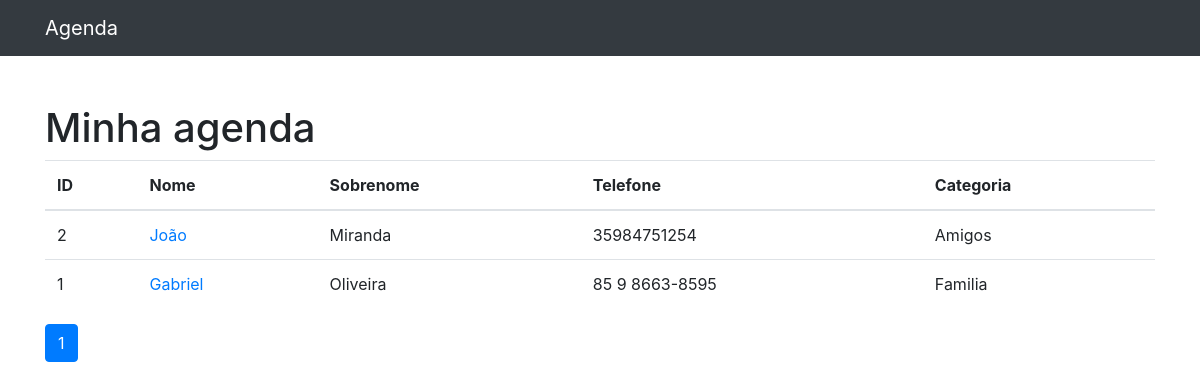
/, run on an earlier commit of the app's database.
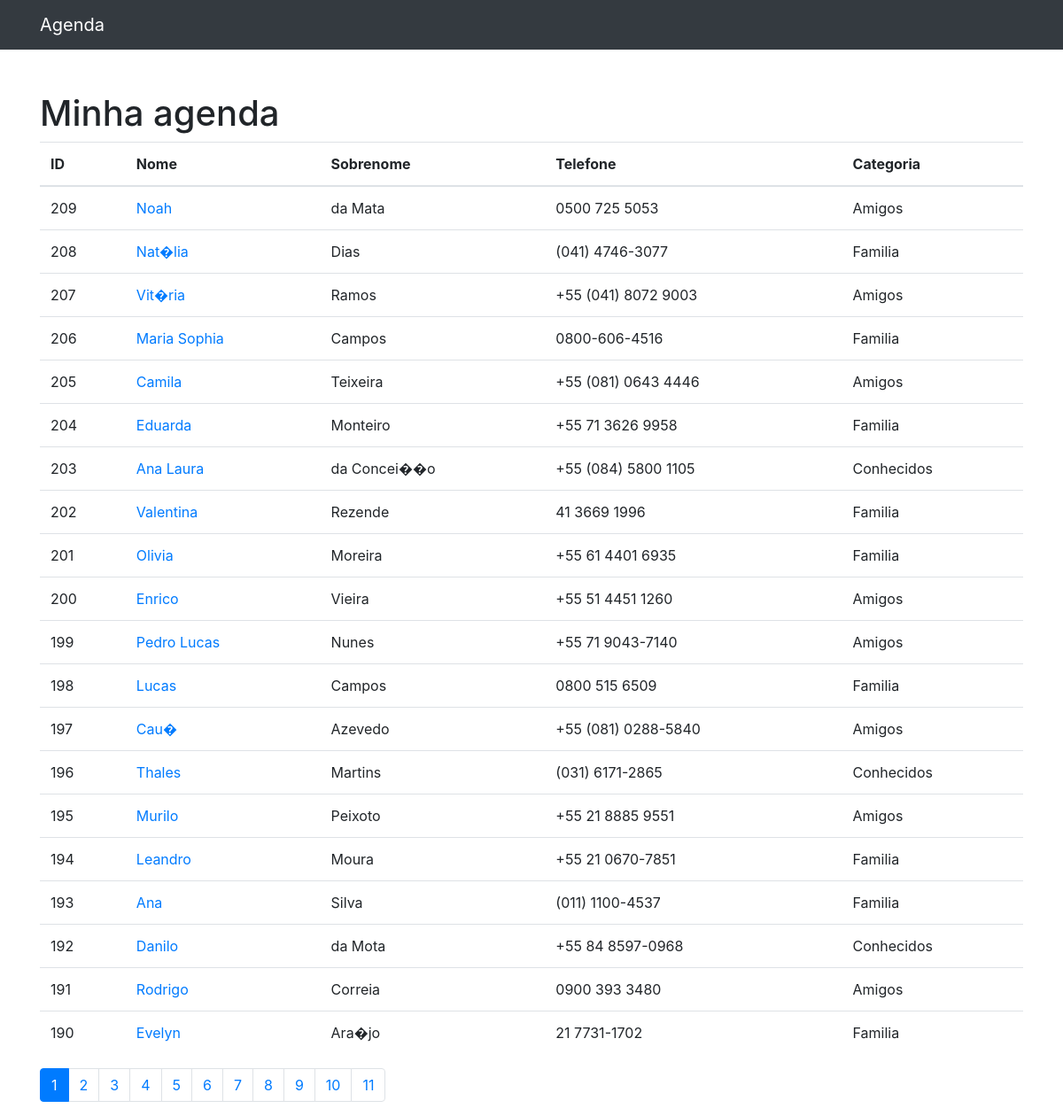
And on a later commit of the database.
### contatos/models.py (models this page shows, shortened)
class Contato(models.Model):
    nome = models.CharField(max_length=255)
    sobrenome = models.CharField(max_length=255, blank=True)
    telefone = models.CharField(max_length=255)
    email = models.CharField(max_length=255, blank=True)
    data_criacao = models.DateTimeField(default=timezone.now)
    descricao = models.TextField(blank=True)
    categoria = models.ForeignKey(Categoria, on_delete=models.DO_NOTHING)
    mostrar = models.BooleanField(default=True)

class Categoria(models.Model):
    nome = models.CharField(max_length=255)
    def __str__(self) -> str:
        return self.nome

### contatos/views.py (the view)
# urls.py: path('', views.index, name='index'),
def index(request):
    contatos = Contato.objects.order_by('-id').filter(
        mostrar=True
    )
    paginator = Paginator(contatos, 20)
    page = request.GET.get('p')
    contatos = paginator.get_page(page)
    return render(request, 'contatos/index.html', {
        'contatos': contatos
    })

### contatos/templates/contatos/index.html
{% extends 'base.html' %}
{% block 'conteudo' %}
<h1 class="mt-5">Minha agenda</h1>
<table class="table">
  <thead>
    <tr>
      <th>ID</th>
      <th>Nome</th>
      <th>Sobrenome</th>
      <th>Telefone</th>
      <th>Categoria</th>
    </tr>
  </thead>
  <tbody>
    {% for contato in contatos %}
      <tr>
        <td>
          {{ contato.id }}
        </td>
        <td>
          <a href="{% url 'ver_contato' contato.id %}">{{contato.nome}}</a>
        </td>
        <td>{{contato.sobrenome}}</td>
        <td>{{contato.telefone}}</td>
        <td>{{contato.categoria}}</td>
      </tr>
    {% endfor %}
  </tbody>
</table>
<nav aria-label="Page navigation example">
  <ul class="pagination">
    {% for pagina in contatos.paginator.page_range %}
      {% if contatos.number == pagina %}
    <li class="page-item active"><a class="page-link" href="?p={{ pagina }}">{{ pagina }}</a></li
      >
    {% else %}
    <li class="page-item"><a class="page-link" href="?p={{ pagina }}">{{ pagina }}</a></li>
    {% endif %}
    {% endfor %}
  </ul>
</nav>
{% endblock 'conteudo' %}

What changed in the data, as far as the page shows it:
no longer on this page (row unchanged): Contato: id "2", nome "João", sobrenome "Miranda", telefone "35984751254", categoria "Amigos"
no longer on this page (row unchanged): Contato: id "1", nome "Gabriel", sobrenome "Oliveira", telefone "85 9 8663-8595", categoria "Familia"
added Contato: id "209", nome "Noah", sobrenome "da Mata", telefone "0500 725 5053", categoria "Amigos"
added Contato: id "208", nome "Nat�lia", sobrenome "Dias", telefone "(041) 4746-3077", categoria "Familia"
added Contato: id "207", nome "Vit�ria", sobrenome "Ramos", telefone "+55 (041) 8072 9003", categoria "Amigos"
added Contato: id "206", nome "Maria Sophia", sobrenome "Campos", telefone "0800-606-4516", categoria "Familia"
added Contato: id "205", nome "Camila", sobrenome "Teixeira", telefone "+55 (081) 0643 4446", categoria "Amigos"
added Contato: id "204", nome "Eduarda", sobrenome "Monteiro", telefone "+55 71 3626 9958", categoria "Familia"
added Contato: id "203", nome "Ana Laura", sobrenome "da Concei��o", telefone "+55 (084) 5800 1105", categoria "Conhecidos"
added Contato: id "202", nome "Valentina", sobrenome "Rezende", telefone "41 3669 1996", categoria "Familia"
added Contato: id "201", nome "Olivia", sobrenome "Moreira", telefone "+55 61 4401 6935", categoria "Familia"
added Contato: id "200", nome "Enrico", sobrenome "Vieira", telefone "+55 51 4451 1260", categoria "Amigos"
added Contato: id "199", nome "Pedro Lucas", sobrenome "Nunes", telefone "+55 71 9043-7140", categoria "Amigos"
added Contato: id "198", nome "Lucas", sobrenome "Campos", telefone "0800 515 6509", categoria "Familia"
added Contato: id "197", nome "Cau�", sobrenome "Azevedo", telefone "+55 (081) 0288-5840", categoria "Amigos"
added Contato: id "196", nome "Thales", sobrenome "Martins", telefone "(031) 6171-2865", categoria "Conhecidos"
added Contato: id "195", nome "Murilo", sobrenome "Peixoto", telefone "+55 21 8885 9551", categoria "Amigos"
added Contato: id "194", nome "Leandro", sobrenome "Moura", telefone "+55 21 0670-7851", categoria "Familia"
added Contato: id "193", nome "Ana", sobrenome "Silva", telefone "(011) 1100-4537", categoria "Familia"
added Contato: id "192", nome "Danilo", sobrenome "da Mota", telefone "+55 84 8597-0968", categoria "Conhecidos"
added Contato: id "191", nome "Rodrigo", sobrenome "Correia", telefone "0900 393 3480", categoria "Amigos"
added Contato: id "190", nome "Evelyn", sobrenome "Ara�jo", telefone "21 7731-1702", categoria "Familia"
Also different on the page:
new list line: "2"
new list line: "3"
new list line: "4"
new list line: "5"
new list line: "6"
new list line: "7"
new list line: "8"
new list line: "9"
new list line: "10"
new list line: "11"
